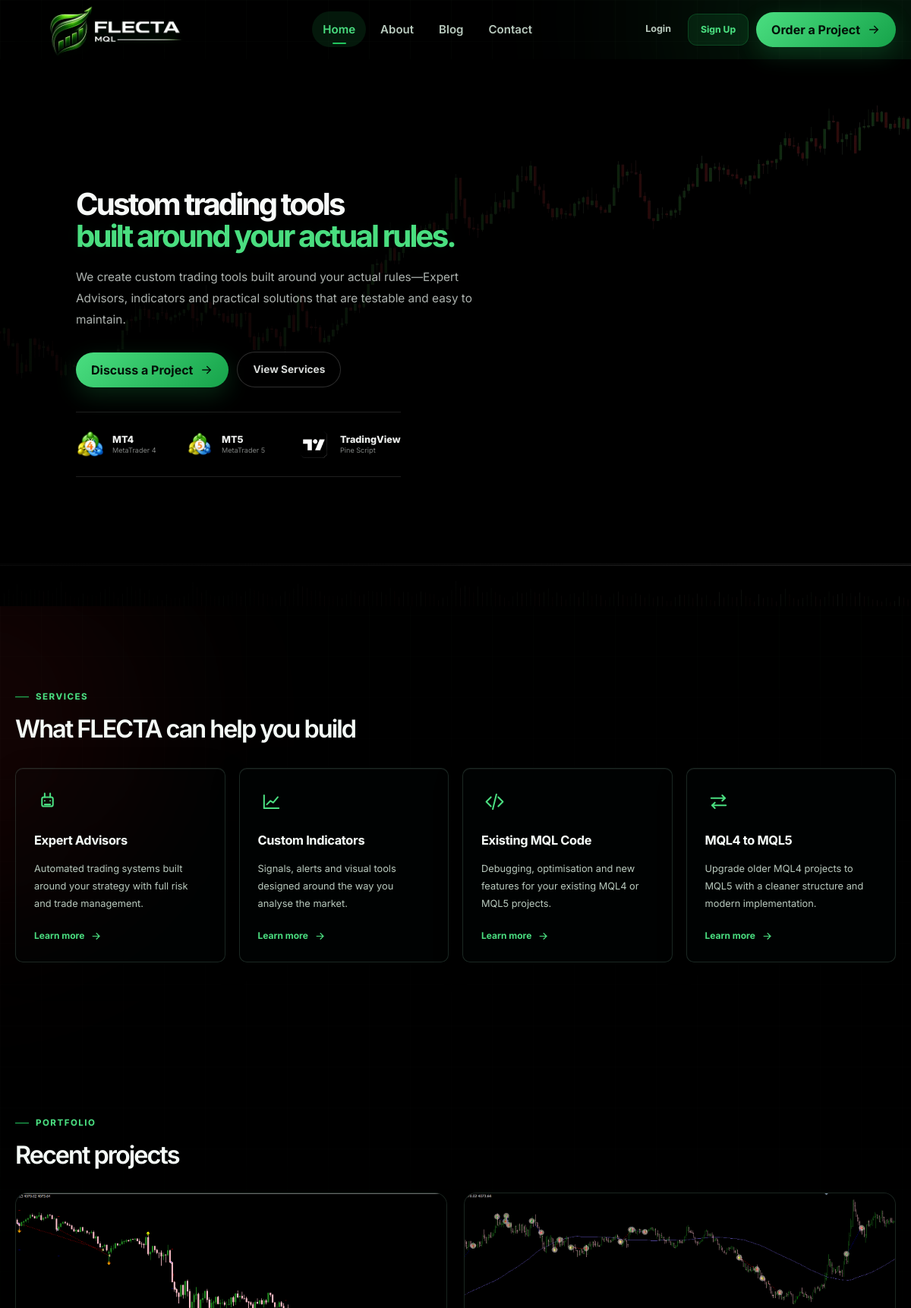
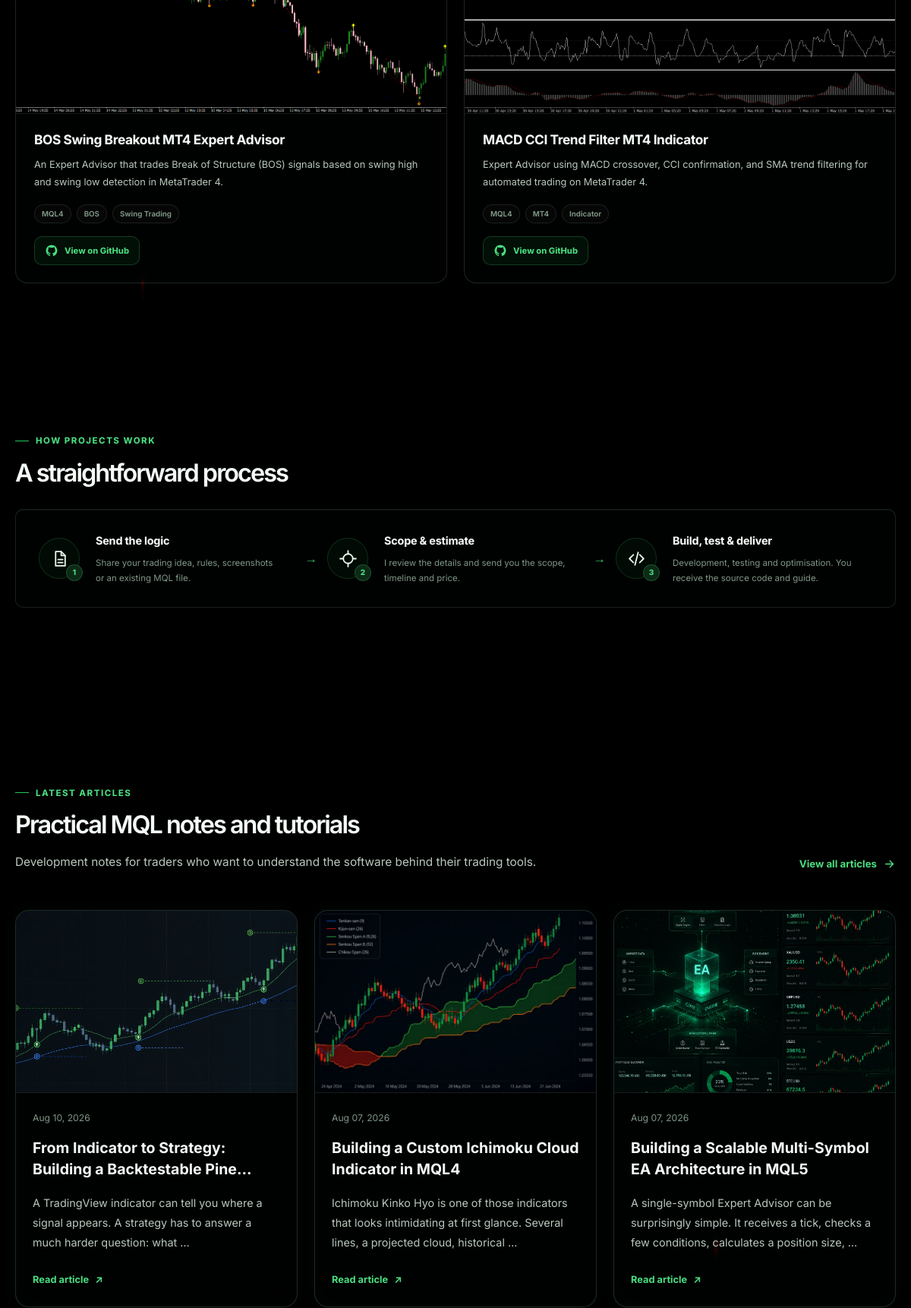
The page / (upper part) on the database its author committed (2 pictures, top to bottom).
### blog/models.py (models this page shows, shortened)
class Post(models.Model):
    author = models.ForeignKey(User,on_delete=models.SET_NULL,null=True)
    title = models.CharField( max_length=250)
    image = models.ImageField(upload_to='blog/',default='blog/default.jpg')
    content = models.TextField()
    tags = TaggableManager()
    category = models.ManyToManyField(Category)
    counted_views = models.IntegerField(default=0)
    status = models.BooleanField(default=True)
    login_require = models.BooleanField(default=False)
    published_date = models.DateTimeField(null=True)
    created_date = models.DateTimeField(auto_now_add=True)
    updated_date = models.DateTimeField(auto_now=True)
    class Meta:
        ordering = ['published_date']
    def get_absolute_url(self):
        return reverse('blog:single', kwargs={'pid': self.id})

### website/views.py (the view)
# urls.py: path('',home_view,name='home'),
def home_view(request):
    return render(request,'website/home.html')

### templates/website/home.html (shortened to what this page needs)
{% extends "base.html" %}
{% load blog_tags %}
{% load static %}
{% load compress %}
{% block body_class %}
home-page
{% endblock %}
{% block extra_css %}
{% compress css %}
<link rel="stylesheet" href="{% static 'css/home.css' %}">
{% endcompress %}
{% endblock %}
{% block content %}
<section class="home-hero" style="--hero-bg: url('{% static 'img/banner2.webp' %}');">
    <div class="container home-hero-container">
        <div class="home-hero-content">
            <h1>
                Custom trading tools
                <span>built around your actual rules.</span>
            </h1>
            <p class="hero-description">
                We create custom trading tools built around your actual rules&mdash;Expert Advisors, indicators and
                practical solutions that are testable and easy to maintain.
            </p>
            <div class="home-hero-actions">
                <a href="/contact/" class="button button-primary">
                    Discuss a Project
                    <svg viewBox="0 0 24 24" aria-hidden="true">
                        <path d="M5 12H19"></path>
                        <path d="M13 6L19 12L13 18"></path>
                    </svg>
                </a>
                <a href="#services" class="hero-secondary-button">
                    View Services
                </a>
            </div>
            <div class="hero-platforms">
                <div class="hero-platform">
                    <img src="{% static 'img/mt4.webp' %}" alt="MetaTrader 4" width="1278" height="1230"
                        class="hero-platform-logo">
                    <div>
                        <strong>MT4</strong>
                        <small>MetaTrader 4</small>
                    </div>
                </div>
                <div class="hero-platform">
                    <img src="{% static 'img/mt5.webp' %}" alt="MetaTrader 5" width="1325" height="1187"
                        class="hero-platform-logo">
                    <div>
                        <strong>MT5</strong>
                        <small>MetaTrader 5</small>
                    </div>
                </div>
                <div class="hero-platform">
                    <img src="{% static 'img/tradingview.webp' %}" alt="TradingView" width="320" height="320"
                        class="hero-platform-logo hero-platform-logo-tv">
                    <div>
                        <strong>TradingView</strong>
                        <small>Pine Script</small>
                    </div>
                </div>
            </div>
        </div>
    </div>
</section>
<section class="home-services" id="services">
    <div class="container">
        <div class="home-section-heading">
            <span class="section-label">Services</span>
            <h2>What FLECTA can help you build</h2>
        </div>
        <div class="services-list">
            <article class="service-item">
                <div class="service-icon">
                    <svg viewBox="0 0 24 24" aria-hidden="true">
                        <rect x="6" y="7" width="12" height="10" rx="2"></rect>
                        <path d="M9 3V7"></path>
                        <path d="M15 3V7"></path>
                        <path d="M9 11H9.01"></path>
                        <path d="M15 11H15.01"></path>
                        <path d="M9 15H15"></path>
                    </svg>
                </div>
                <h3>Expert Advisors</h3>
                <p>
                    Automated trading systems built around your strategy
                    with full risk and trade management.
                </p>
                <a href="/contact/" class="service-learn-link">
                    Learn more
                    <svg viewBox="0 0 24 24" aria-hidden="true">
                        <path d="M5 12H19"></path>
                        <path d="M13 6L19 12L13 18"></path>
                    </svg>
                </a>
            </article>
            <article class="service-item">
                <div class="service-icon">
                    <svg viewBox="0 0 24 24" aria-hidden="true">
                        <path d="M4 19V5"></path>
                        <path d="M4 19H20"></path>
                        <path d="M7 15L11 11L14 13L19 7"></path>
                    </svg>
                </div>
                <h3>Custom Indicators</h3>
                <p>
                    Signals, alerts and visual tools designed around
                    the way you analyse the market.
                </p>
                <a href="/contact/" class="service-learn-link">
                    Learn more
                    <svg viewBox="0 0 24 24" aria-hidden="true">
                        <path d="M5 12H19"></path>
                        <path d="M13 6L19 12L13 18"></path>
                    </svg>
                </a>
            </article>
            <article class="service-item">
                <div class="service-icon">
                    <svg viewBox="0 0 24 24" aria-hidden="true">
                        <path d="M8 7L3 12L8 17"></path>
                        <path d="M16 7L21 12L16 17"></path>
                        <path d="M14 4L10 20"></path>
                    </svg>
                </div>
                <h3>Existing MQL Code</h3>
                <p>
                    Debugging, optimisation and new features for your
                    existing MQL4 or MQL5 projects.
                </p>
                <a href="/contact/" class="service-learn-link">
                    Learn more
                    <svg viewBox="0 0 24 24" aria-hidden="true">
                        <path d="M5 12H19"></path>
                        <path d="M13 6L19 12L13 18"></path>
                    </svg>
                </a>
            </article>
            <article class="service-item">
                <div class="service-icon">
                    <svg viewBox="0 0 24 24" aria-hidden="true">
                        <path d="M4 8H19"></path>
                        <path d="M16 5L19 8L16 11"></path>
                        <path d="M20 16H5"></path>
                        <path d="M8 13L5 16L8 19"></path>
                    </svg>
                </div>
                <h3>MQL4 to MQL5</h3>
                <p>
                    Upgrade older MQL4 projects to MQL5 with a cleaner
                    structure and modern implementation.
                </p>
                <a href="/contact/" class="service-learn-link">
                    Learn more
                    <svg viewBox="0 0 24 24" aria-hidden="true">
                        <path d="M5 12H19"></path>
                        <path d="M13 6L19 12L13 18"></path>
                    </svg>
                </a>
            </article>
        </div>
    </div>
</section>
<section class="home-selected-work" id="selected-work">
    <div class="container">
        <div class="selected-work-header">
            <div class="home-section-heading selected-work-heading">
                <span class="section-label">
                    Portfolio
                </span>
                <h2>Recent projects</h2>
            </div>
        </div>
        <div class="selected-work-grid">
            <article class="work-card">
                <a href="https://github.com/LeylaKhojasteh/EA_BOS_Swing_Breakout_MT4" class="work-card-image"
                    target="_blank" rel="noopener noreferrer" aria-label="View BOS Swing Breakout repository on GitHub">
                    <img
                        src="{% static 'img/projects/bos.png' %}"
                        alt="BOS Swing Breakout MT4 Expert Advisor project"
                        width="1877"
                        height="836"
                        loading="lazy"
                    >
                </a>
                <div class="work-card-content">
                    <h3>
                        BOS Swing Breakout MT4 Expert Advisor
                    </h3>
                    <p>
                        An Expert Advisor that trades Break of Structure (BOS) signals based on swing high and swing low detection in MetaTrader 4.
                    </p>
                    <div class="work-tags">
                        <span>MQL4</span>
                        <span>BOS</span>
                        <span>Swing Trading</span>
                    </div>
                    <a href="https://github.com/LeylaKhojasteh/EA_BOS_Swing_Breakout_MT4"
                        class="work-github-link" target="_blank" rel="noopener noreferrer">
                        <span>View on GitHub</span>
                    </a>
                </div>
            </article>
            <article class="work-card">
                <a href="https://github.com/LeylaKhojasteh/EA-MACD-CCI-Trend-Filter-MT4" class="work-card-image"
                    target="_blank" rel="noopener noreferrer" aria-label="View MACD CCI Trend Filter repository on GitHub">
                    <img
                        src="{% static 'img/projects/macd_cci.png' %}"
                        alt="MACD CCI Trend Filter MT4 Indicator project"
                        width="1862"
                        height="791"
                        loading="lazy"
                    >
                </a>
                <div class="work-card-content">
                    <h3>
                        MACD CCI Trend Filter MT4 Indicator
                    </h3>
                    <p>
                        Expert Advisor using MACD crossover, CCI confirmation, and SMA trend filtering for automated trading on MetaTrader 4.
                    </p>
                    <div class="work-tags">
                        <span>MQL4</span>
                        <span>MT4</span>
                        <span>Indicator</span>
                    </div>
                    <a href="https://github.com/LeylaKhojasteh/EA-MACD-CCI-Trend-Filter-MT4"
                        class="work-github-link" target="_blank" rel="noopener noreferrer">
                        <span>View on GitHub</span>
                    </a>
                </div>
            </article>
        </div>
    </div>
</section>
<section class="home-process">
    <div class="container home-process-container">
        <div class="home-process-intro">
            <span class="section-label">
                How Projects Work
            </span>
            <h2>A straightforward process</h2>
        </div>
        <div class="process-list">
            <article class="process-step">
                <div class="process-step-icon">
                    <svg viewBox="0 0 24 24" aria-hidden="true">
                        <path d="M7 3H14L19 8V21H7Z"></path>
                        <path d="M14 3V8H19"></path>
                        <path d="M10 13H16"></path>
                        <path d="M10 17H16"></path>
                    </svg>
                    <span class="process-step-number">1</span>
                </div>
                <div class="process-step-content">
                    <h3>Send the logic</h3>
                    <p>
                        Share your trading idea, rules, screenshots
                        or an existing MQL file.
                    </p>
                </div>
            </article>
            <span class="process-arrow" aria-hidden="true">
                →
            </span>
            <article class="process-step">
                <div class="process-step-icon">
                    <svg viewBox="0 0 24 24" aria-hidden="true">
                        <circle cx="12" cy="12" r="6"></circle>
                        <path d="M12 2V6"></path>
                        <path d="M12 18V22"></path>
                        <path d="M2 12H6"></path>
                        <path d="M18 12H22"></path>
                    </svg>
                    <span class="process-step-number">2</span>
                </div>
                <div class="process-step-content">
                    <h3>Scope &amp; estimate</h3>
                    <p>
                        I review the details and send you the scope,
                        timeline and price.
                    </p>
                </div>
            </article>
            <span class="process-arrow" aria-hidden="true">
                →
            </span>
            <article class="process-step">
                <div class="process-step-icon">
                    <svg viewBox="0 0 24 24" aria-hidden="true">
                        <path d="M8 7L3 12L8 17"></path>
                        <path d="M16 7L21 12L16 17"></path>
                        <path d="M14 4L10 20"></path>
                    </svg>
                    <span class="process-step-number">3</span>
                </div>
                <div class="process-step-content">
                    <h3>Build, test &amp; deliver</h3>
                    <p>
                        Development, testing and optimisation.
                        You receive the source code and guide.
                    </p>
                </div>
            </article>
        </div>
    </div>
</section>
<section class="home-blog-preview">
    <div class="container">
        <div class="blog-section-header">
            <div class="home-section-heading">
                <span class="section-label">Latest Articles</span>
                <h2>Practical MQL notes and tutorials</h2>
                <p>
                    Development notes for traders who want to understand
                    the software behind their trading tools.
                </p>
            </div>
            <a href="/blog/" class="blog-all-link">
                View all articles
                <svg viewBox="0 0 24 24" aria-hidden="true">
                    <path d="M5 12H19"></path>
                    <path d="M13 6L19 12L13 18"></path>
                </svg>
            </a>
        </div>
        {% home_latest_posts 3 %}
    </div>
</section>
{% endblock %}

### templates/blog/home-latest-posts.html
<div class="blog-preview-grid">
    {% for post in posts %}
        <article class="blog-preview-card">
            <a
                href="{{ post.get_absolute_url }}"
                class="blog-preview-image"
                aria-label="Read {{ post.title }}"
            >
                <img
                    src="{{ post.image.url }}"
                    alt="{{ post.title }}"
                    width="{{ post.image.width }}"
                    height="{{ post.image.height }}"
                    loading="lazy"
                >
            </a>
            <div class="blog-preview-content">
                <div class="blog-meta">
                    <span>{{ post.published_date|date:"M d, Y" }}</span>
                </div>
                <h3>
                    <a href="{{ post.get_absolute_url }}">
                        {{ post.title }}
                    </a>
                </h3>
                <p>
                    {{ post.content|striptags|truncatewords:20 }}
                </p>
                <a
                    href="{{ post.get_absolute_url }}"
                    class="blog-preview-link"
                >
                    Read article
                    <span>↗</span>
                </a>
            </div>
        </article>
    {% empty %}
        <p>No articles have been published yet.</p>
    {% endfor %}
</div>

### rows shown on the page
Post: image (picture), published_date "Aug 10, 2026", title "From Indicator to Strategy: Building a Backtestable…", content "A TradingView indicator can tell you where a signal appears. A strategy has to answer a much harder question: what …"
Post: image (picture), published_date "Aug 07, 2026", title "Building a Custom Ichimoku Cloud Indicator in MQL4", content "Ichimoku Kinko Hyo is one of those indicators that looks intimidating at first glance. Several lines, a projected cloud, historical …"
Post: image (picture), published_date "Aug 07, 2026", title "Building a Scalable Multi-Symbol EA Architecture in MQL5", content "A single-symbol Expert Advisor can be surprisingly simple. It receives a tick, checks a few conditions, calculates a position size, …"
